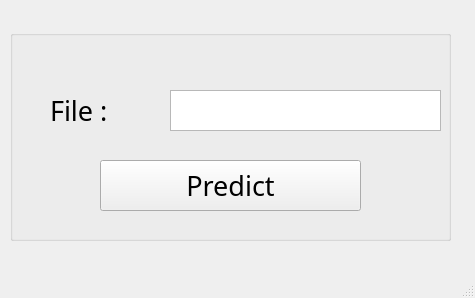
<?xml version="1.0" encoding="UTF-8"?>
<ui version="4.0">
 <class>MainWindow</class>
 <widget class="QMainWindow" name="MainWindow">
  <property name="geometry">
   <rect>
    <x>0</x>
    <y>0</y>
    <width>475</width>
    <height>298</height>
   </rect>
  </property>
  <property name="windowTitle">
   <string>MainWindow</string>
  </property>
  <widget class="QWidget" name="centralwidget">
   <widget class="QGroupBox" name="groupBox">
    <property name="geometry">
     <rect>
      <x>10</x>
      <y>30</y>
      <width>441</width>
      <height>211</height>
     </rect>
    </property>
    <property name="title">
     <string/>
    </property>
    <widget class="QPushButton" name="predictButton">
     <property name="geometry">
      <rect>
       <x>90</x>
       <y>130</y>
       <width>261</width>
       <height>51</height>
      </rect>
     </property>
     <property name="font">
      <font>
       <family>OCR A Extended</family>
       <pointsize>20</pointsize>
      </font>
     </property>
     <property name="text">
      <string>Predict</string>
     </property>
    </widget>
    <widget class="QLabel" name="label">
     <property name="geometry">
      <rect>
       <x>40</x>
       <y>60</y>
       <width>131</width>
       <height>41</height>
      </rect>
     </property>
     <property name="font">
      <font>
       <family>OCR A Extended</family>
       <pointsize>20</pointsize>
      </font>
     </property>
     <property name="text">
      <string>File :</string>
     </property>
     <property name="textFormat">
      <enum>Qt::PlainText</enum>
     </property>
     <property name="scaledContents">
      <bool>false</bool>
     </property>
    </widget>
    <widget class="QTextEdit" name="textEdit">
     <property name="geometry">
      <rect>
       <x>160</x>
       <y>60</y>
       <width>271</width>
       <height>41</height>
      </rect>
     </property>
    </widget>
   </widget>
  </widget>
  <widget class="QMenuBar" name="menubar">
   <property name="geometry">
    <rect>
     <x>0</x>
     <y>0</y>
     <width>475</width>
     <height>25</height>
    </rect>
   </property>
  </widget>
  <widget class="QStatusBar" name="statusbar"/>
 </widget>
 <resources/>
 <connections/>
</ui>
